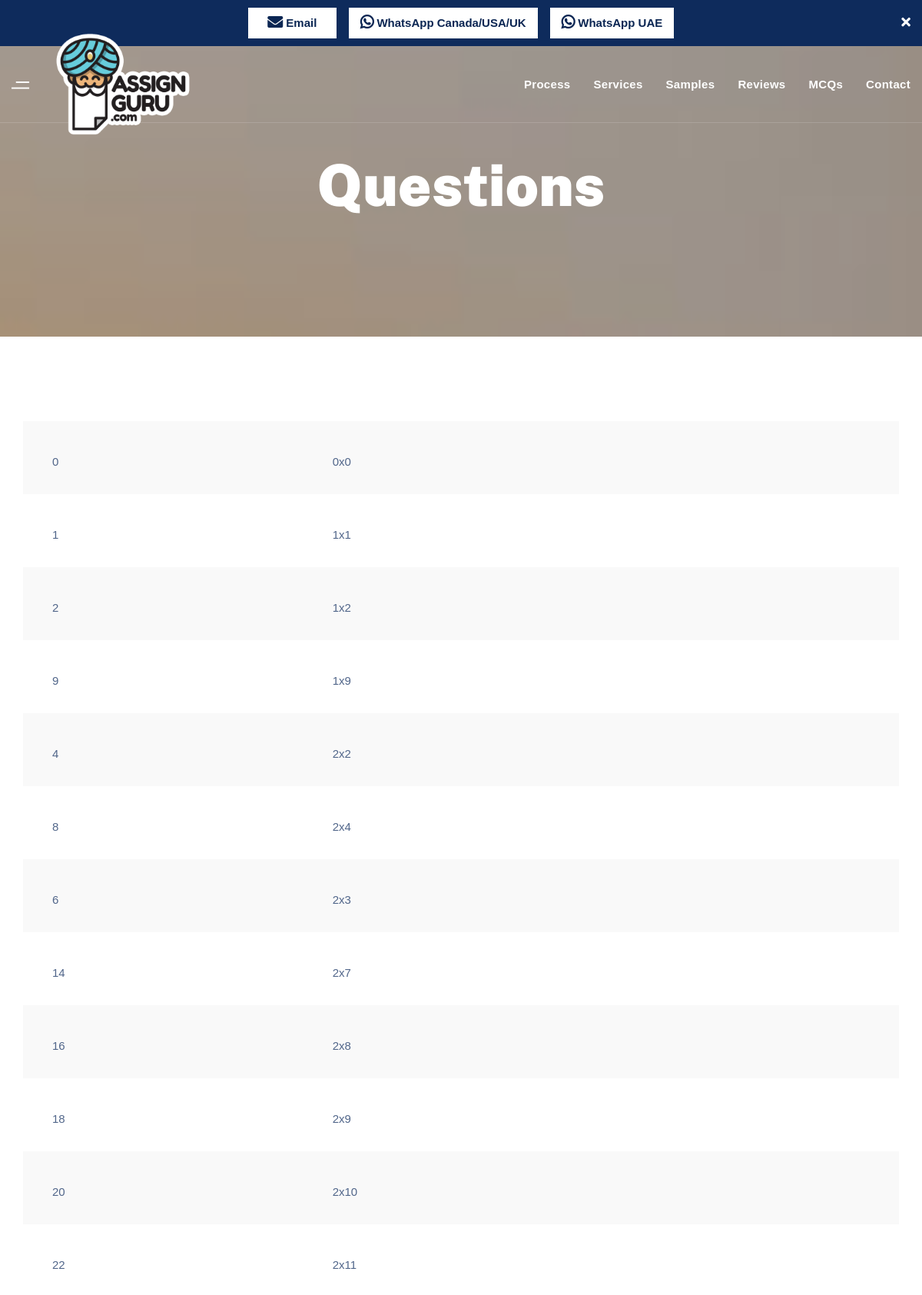
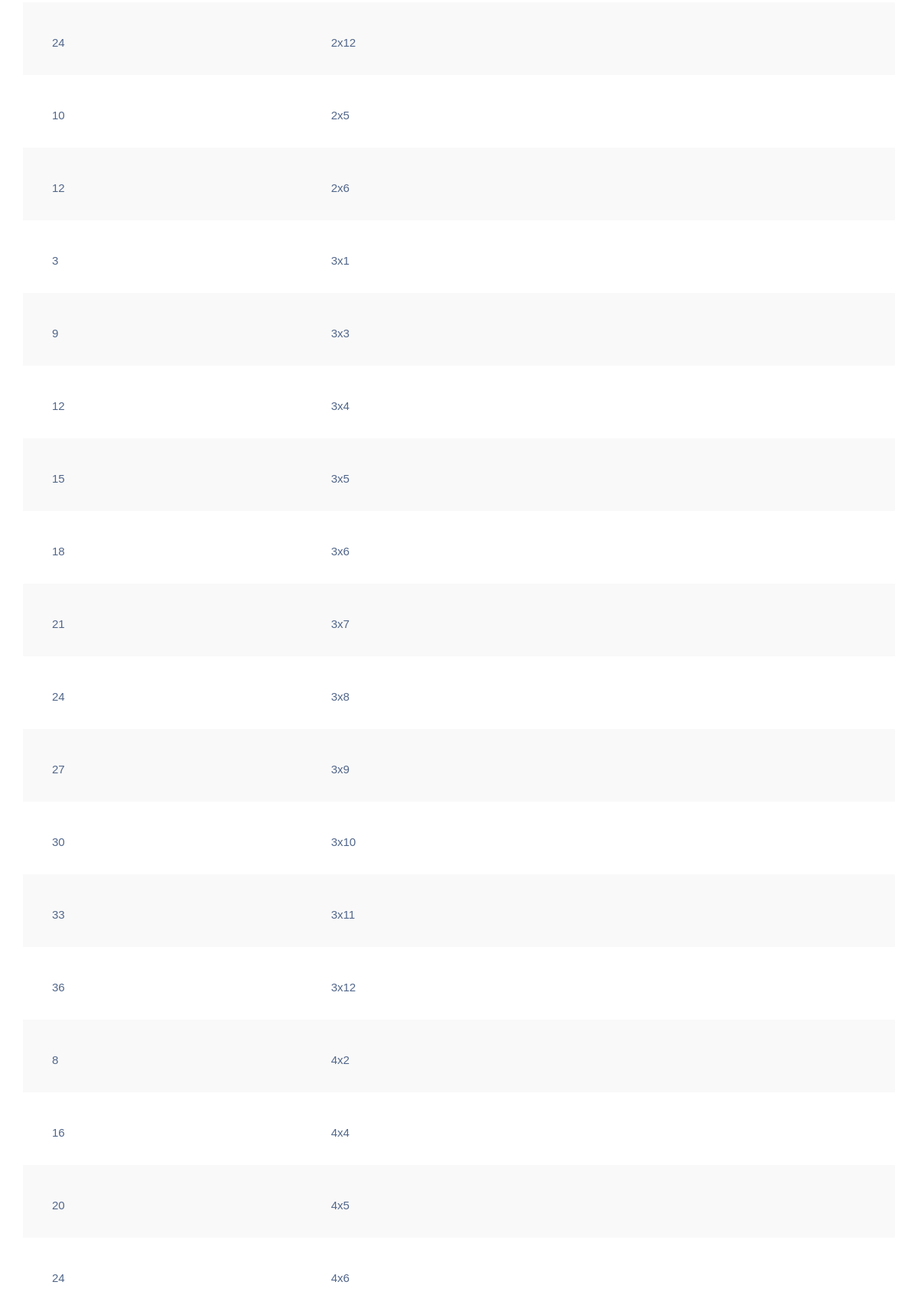
Page /mcqs/10/3376320 (upper part) on the committed database (2 pictures, top to bottom).
### home/models.py (models this page shows)
class Question(models.Model):
    setName = models.ForeignKey(Set, on_delete=models.CASCADE)
    question = models.CharField(max_length=2000)
    answer = models.CharField(max_length=2000)

### home/views.py (the view)
# urls.py: path("mcqs/<int:entry>/<int:set>", views.questions, name="questions"),
def questions(request, entry, set):
    set = Question.objects.filter(setName_id=set)
    context = {
        'entry': set,
    }
    return render(request, "home/questions.html", context)

### home/templates/home/questions.html (shortened to what this page needs)
{% extends 'home/base.html' %}
{% load static %}
{% block mcqs %}
    <section class="page-title page-title-layout7 text-center bg-overlay bg-parallax">
      <div class="container">
        <div class="row">
          <div class="col-sm-12 col-md-12 col-lg-12">
            <h1 class="pagetitle__heading">Questions</h1>
          </div>
        </div>
      </div>
    </section>
    <section class="careers">
      <div class="container">
        <div class="row">
          <div class="col-sm-12 col-md-12 col-lg-12">
            <div class="container">
            {% for a in entry %}
              <div class="job-item">
                <div class="row">
                  <div class="col-sm-12 col-md-12 col-lg-4">
                    <p class="job-item__desc">{{ a.question }}</p>
                  </div>
                  <div class="col-sm-12 col-md-12 col-lg-5">
                    <p class="job-item__desc">{{ a.answer }}</p>
                  </div>
                </div>
              </div>
              {% endfor %}
          </div>
        </div>
      </div>
    </section>
{% endblock mcqs %}

### rows in the picture
Question: question "0", answer "0x0"
Question: question "1", answer "1x1"
Question: question "2", answer "1x2"
Question: question "9", answer "1x9"
Question: question "4", answer "2x2"
Question: question "8", answer "2x4"
Question: question "6", answer "2x3"
Question: question "14", answer "2x7"
Question: question "16", answer "2x8"
Question: question "18", answer "2x9"
Question: question "20", answer "2x10"
Question: question "22", answer "2x11"
Question: question "24", answer "2x12"
Question: question "10", answer "2x5"
Question: question "12", answer "2x6"
Question: question "3", answer "3x1"
Question: question "9", answer "3x3"
Question: question "12", answer "3x4"
Question: question "15", answer "3x5"
Question: question "18", answer "3x6"
Question: question "21", answer "3x7"
Question: question "24", answer "3x8"
Question: question "27", answer "3x9"
Question: question "30", answer "3x10"
Question: question "33", answer "3x11"
Question: question "36", answer "3x12"
Question: question "8", answer "4x2"
Question: question "16", answer "4x4"
Question: question "20", answer "4x5"
Question: question "24", answer "4x6"
